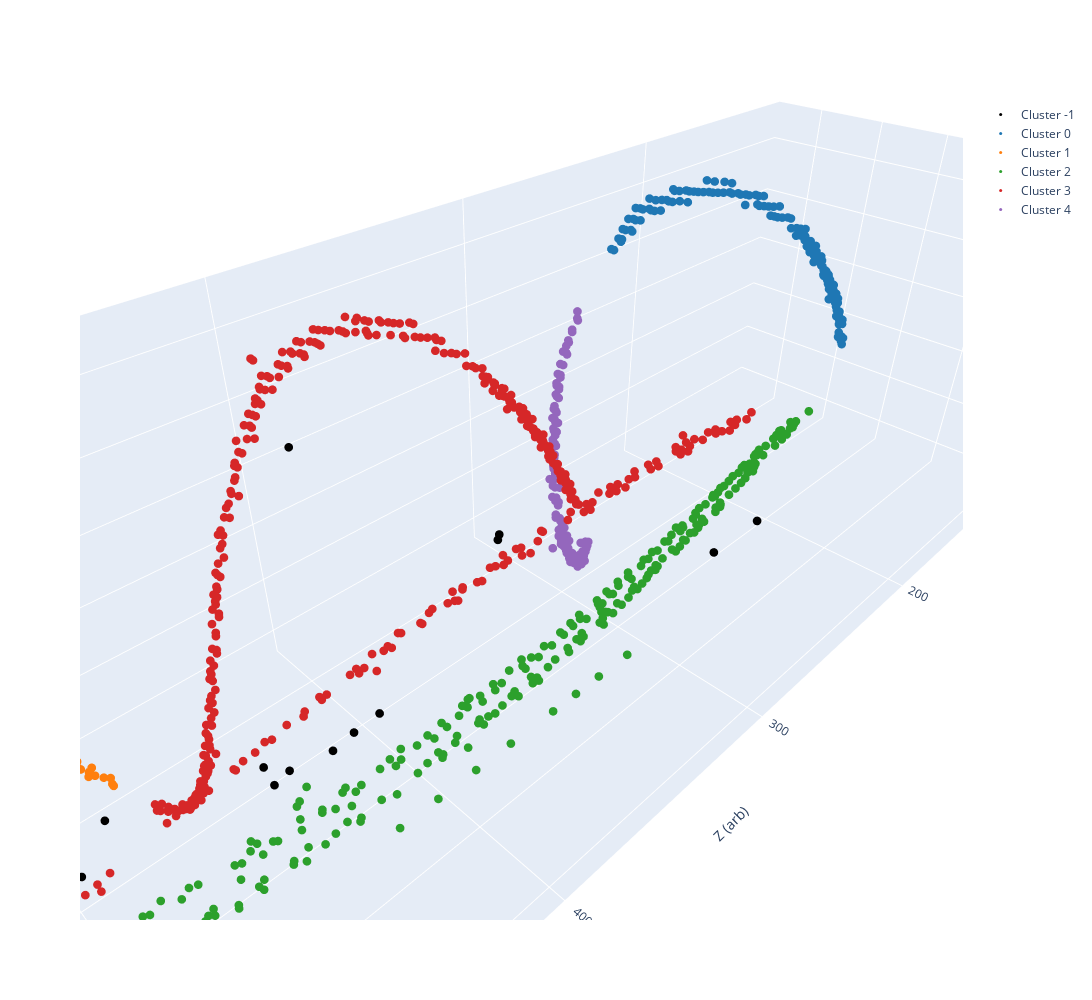

Here is the notebook cell this chart was saved with:
### Code cell
# Plot of scaled data the clustering algorithm actually saw when clustering
fig = go.Figure()
for cluster in clusters:
    fig.add_trace(
        go.Scatter3d(
            x=cluster.clustered_data[:, 2], 
            y=cluster.clustered_data[:, 0], 
            z=cluster.clustered_data[:, 1], 
            mode="markers",
            legendgroup="clusters",
            marker= {
                "size": 3,
                "color": get_color(cluster.label)
            }, 
            name=f"Cluster {cluster.label}"
        )
    )
fig.update_layout(
    scene = {
        "xaxis_title": "Z (arb)",
        "yaxis_title": "X (arb)",
        "zaxis_title": "Y (arb)",
        "aspectratio": {
            "x": 3.3,
            "y": 1.0,
            "z": 1.0
        }
    },
    width=1300,
    height=1000,
)

### Figure 1 — Plotly figure (JSON) as saved in the notebook; plotly's stock layout.template omitted (floating-point values rounded to 4 significant figures; data arrays with more than 128 entries replaced by an {"elided": "..."} marker saying what was removed)
{"data": [{"legendgroup": "clusters", "marker": {"color": "black", "size": 3}, "mode": "markers", "name": "Cluster -1", "type": "scatter3d", "x": [524.8, 543.6, 541.3, 438.1, 438.0, 431.4, 415.9, 406.2, 394.8, 487.8, 496.5, 499.3, 462.5, 327.0, 327.8, 446.3, 305.7, 281.3, 117.3, 391.8], "y": [-14.72, -34.36, -34.36, -80.99, -98.16, -85.89, -80.99, -85.89, -88.35, -66.26, -95.71, 166.9, 166.9, -125.2, -125.2, 206.1, 137.4, 137.4, 137.4, -216.0], "z": [-48.88, -70.14, -74.39, -108.4, -99.89, -108.4, -112.6, -112.6, -112.6, -40.38, -91.39, -46.76, -46.76, -40.38, -44.63, -63.76, 6.376, 6.376, 6.376, 72.26]}, {"legendgroup": "clusters", "marker": {"color": "rgb(31, 119, 180)", "size": 3}, "mode": "markers", "name": "Cluster 0", "type": "scatter3d", "x": {"elided": "137 float values"}, "y": {"elided": "137 float values"}, "z": {"elided": "137 float values"}}, {"legendgroup": "clusters", "marker": {"color": "rgb(255, 127, 14)", "size": 3}, "mode": "markers", "name": "Cluster 1", "type": "scatter3d", "x": [503.6, 502.2, 505.4, 505.8, 502.5, 505.0, 502.1, 492.8, 502.8, 504.1, 491.5, 487.2, 501.0, 500.9, 501.4, 501.5, 495.5, 503.5, 493.8, 496.8, 496.8, 498.9, 497.0, 493.5, 492.6, 494.9, 492.6, 497.2, 498.3, 497.1, 490.3, 497.0, 487.3, 498.1, 499.6, 497.7, 490.2, 498.7, 494.1, 494.1, 487.4, 488.7, 491.2, 529.9, 531.8, 532.1, 525.0, 526.8, 528.4, 527.9, 523.5, 525.1, 569.5, 569.0, 568.7, 567.4, 564.1, 564.9, 566.2, 563.0, 567.2, 570.6, 542.1, 551.2, 540.1, 537.3, 541.1, 539.9, 540.6, 540.4, 550.0, 548.4, 549.9, 537.5, 534.5, 555.5, 552.6, 553.0, 556.6, 558.5, 556.6, 537.6, 560.7, 559.7, 535.1, 559.3, 561.1, 533.1, 543.9, 545.3, 543.7, 546.1, 546.7, 531.4, 513.5, 515.5, 515.3, 518.3, 523.4, 512.6, 511.6, 509.7, 510.1, 518.1, 512.4, 518.9, 520.6, 523.1, 512.6, 514.6, 517.5, 507.7, 508.4, 507.5, 509.7, 510.7, 507.2, 509.3, 508.1], "y": [-17.18, -14.72, -22.09, -22.09, -17.18, -19.63, -14.72, -2.454, -14.72, -19.63, -2.454, -2.454, -12.27, -12.27, -9.816, -9.816, -4.908, -12.27, -4.908, -2.454, -2.454, -9.816, -2.454, -2.454, 0, 0, -2.454, -4.908, -7.362, -4.908, 0, -7.362, -2.454, -4.908, -7.362, -4.908, -2.454, -7.362, 0, 0, 0, 0, 0, -112.9, -117.8, -122.7, -93.26, -98.16, -103.1, -108.0, -78.53, -88.35, -220.9, -260.1, -225.8, -220.9, -216.0, -216.0, -220.9, -220.9, -225.8, -220.9, -171.8, -196.3, -157.1, -147.2, -162.0, -152.2, -166.9, -171.8, -196.3, -191.4, -191.4, -147.2, -137.4, -206.1, -201.2, -201.2, -206.1, -211.1, -211.1, -152.2, -216.0, -216.0, -142.3, -216.0, -220.9, -132.5, -176.7, -186.5, -181.6, -181.6, -176.7, -127.6, -49.08, -53.99, -56.44, -58.9, -83.44, -39.27, -39.27, -36.81, -34.36, -63.81, -41.72, -68.72, -73.62, -78.53, -44.17, -46.63, -53.99, -24.54, -31.9, -24.54, -29.45, -31.9, -27.0, -27.0, -29.45], "z": [91.39, 95.64, 104.1, 99.89, 95.64, 95.64, 87.14, 44.63, 91.39, 99.89, 36.13, 27.63, 82.89, 87.14, 82.89, 87.14, 57.38, 91.39, 53.13, 57.38, 61.63, 78.64, 65.89, 53.13, 44.63, 53.13, 48.88, 61.63, 65.89, 65.89, 36.13, 70.14, 23.38, 70.14, 74.39, 74.39, 40.38, 78.64, 48.88, 57.38, 23.38, 31.88, 40.38, 148.8, 148.8, 148.8, 148.8, 148.8, 148.8, 148.8, 140.3, 148.8, 38.26, 21.25, 38.26, 46.76, 55.26, 63.76, 55.26, 63.76, 46.76, 29.75, 131.8, 106.3, 140.3, 148.8, 140.3, 148.8, 140.3, 140.3, 114.8, 123.3, 114.8, 140.3, 148.8, 97.77, 97.77, 106.3, 89.26, 80.76, 89.26, 140.3, 72.26, 123.3, 148.8, 80.76, 72.26, 148.8, 131.8, 123.3, 131.8, 123.3, 123.3, 148.8, 129.6, 133.9, 133.9, 140.3, 148.8, 121.1, 125.4, 121.1, 116.9, 140.3, 125.4, 140.3, 140.3, 148.8, 125.4, 129.6, 140.3, 104.1, 112.6, 108.4, 112.6, 116.9, 108.4, 112.6, 116.9]}, {"legendgroup": "clusters", "marker": {"color": "rgb(44, 160, 44)", "size": 3}, "mode": "markers", "name": "Cluster 2", "type": "scatter3d", "x": {"elided": "280 float values"}, "y": {"elided": "280 float values"}, "z": {"elided": "280 float values"}}, {"legendgroup": "clusters", "marker": {"color": "rgb(214, 39, 40)", "size": 3}, "mode": "markers", "name": "Cluster 3", "type": "scatter3d", "x": {"elided": "395 float values"}, "y": {"elided": "395 float values"}, "z": {"elided": "395 float values"}}, {"legendgroup": "clusters", "marker": {"color": "rgb(148, 103, 189)", "size": 3}, "mode": "markers", "name": "Cluster 4", "type": "scatter3d", "x": {"elided": "143 float values"}, "y": {"elided": "143 float values"}, "z": {"elided": "143 float values"}}], "layout": {"height": 1000, "scene": {"aspectratio": {"x": 3.3, "y": 1, "z": 1}, "xaxis": {"title": {"text": "Z (arb)"}}, "yaxis": {"title": {"text": "X (arb)"}}, "zaxis": {"title": {"text": "Y (arb)"}}}, "width": 1300}}
